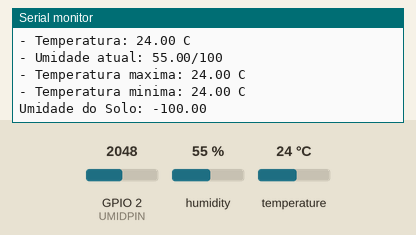
This sketch was run on a simulated ESP32. Shown: the last lines printed to the serial monitor. The test bench sets the inputs (shaded band); at power-on: humidity 55 %, GPIO 2 (UMIDPIN) = 2048, temperature 24 °C. WiFi joins after 1.5 s; servers stay silent unless stated; no MQTT or app messages arrive unless stated.

Above: at 2.7 s.
2.8 s: humidity set to 22 %
8.8 s: GPIO 2 (UMIDPIN) set to 2866
At 12.3 s:
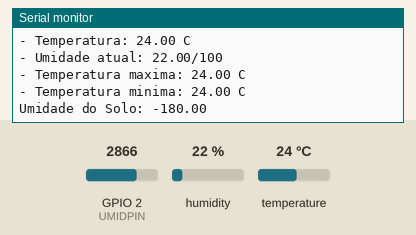
14.8 s: temperature set to 12 °C
At 17.7 s:
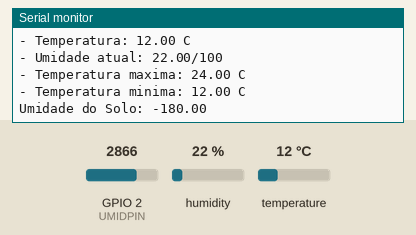
20.8 s: GPIO 2 (UMIDPIN) set to 3603
At 23.1 s:
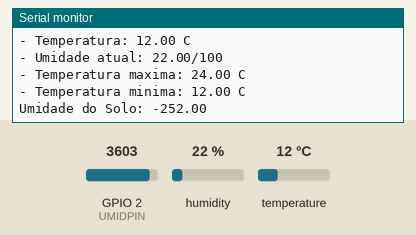
26.8 s: humidity set to 40 %
Timing chart, 0 to 29.8 s (numbered marks = the images above; inputs shaded):
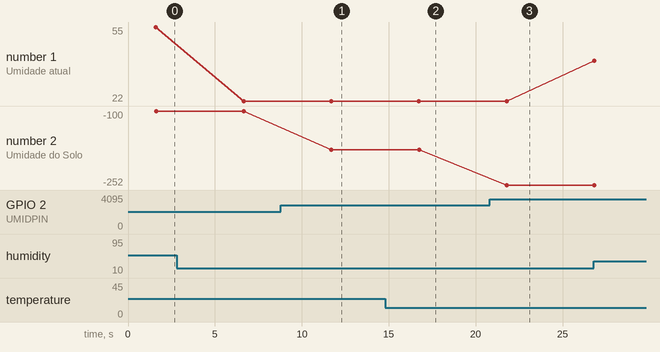

Measured:
- after the input at 8.8 s, the serial monitor: prints a new line after 2.9 s (image 1)
- after the input at 14.8 s, the serial monitor: prints a new line after 1.9 s (image 2)
- after the input at 20.8 s, the serial monitor: prints a new line after 0.99 s (image 3)
- plotted number 1: 55 → 22 after the input at 2.8 s, 22 → 40 after the input at 26.8 s
- plotted number 2: -100 → -180 after the input at 8.8 s, -180 → -252 after the input at 20.8 s

The sketch:

ArquivoSUS.ino
```cpp
/*
* Projeto: medição local e via mqtt de temperatura e umidade
* Autor: Pedro Bertoleti
*/
#include <WiFi.h>
#include <DHT.h>
#include <Wire.h>
#include <PubSubClient.h>

/*
 * Defines do projeto
 */

/* GPIO do módulo WiFi LoRa 32(V2) que o pino de comunicação do sensor está ligado. */
#define DHTPIN 4 /* (GPIO 4) */
#define UMIDPIN 2 /* (GPIO 2)*/

/*
DHT 11
*/
#define DHTTYPE DHT11

/* defines de id mqtt e tópicos para publicação e subscribe */
#define TOPICO_PUBLISH "AmongUs2Confirmado"    /*tópico MQTT de envio de informações para Broker
                                                // IMPORTANTE: recomenda-se fortemente alterar os nomes
                                                            // desses tópicos. Caso contrário, há grandes
                                                            // chances de você controlar e monitorar o módulo
                                                            // de outra pessoa (pois o broker utilizado contém
                                                            // dispositivos do mundo todo). Altere-o para algo
                                                            // o mais único possível para você.*/

#define ID_MQTT "Among_us1"     /* id mqtt (para identificação de sessão)
                                       //IMPORTANTE: este deve ser único no broker (ou seja,
                                         //          se um client MQTT tentar entrar com o mesmo
                                           //        id de outro já conectado ao broker, o broker
                                             //      irá fechar a conexão de um deles). Pelo fato
                                               //    do broker utilizado conter  dispositivos do mundo
                                                 //  todo, recomenda-se fortemente que seja alterado
                                                   //para algo o mais único possível para você.*/


/* Constantes */
const char* SSID = "ESEG-WIFI"; // coloque aqui o SSID / nome da rede WI-FI que deseja se conectar
const char* PASSWORD = ""; // coloque aqui a senha da rede WI-FI que deseja se conectar

const char* BROKER_MQTT = "broker.hivemq.com"; //URL do broker MQTT que se deseja utilizar
int BROKER_PORT = 1883; // Porta do Broker MQTT

/* Variáveis e objetos globais*/
WiFiClient espClient; // Cria o objeto espClient
PubSubClient MQTT(espClient); // Instancia o Cliente MQTT passando o objeto espClient

/*
 * Variáveis e objetos globais
 */
/* objeto para comunicação com sensor DHT11 */
DHT dht(DHTPIN, DHTTYPE);

/* objeto do display */

/* variáveis que armazenam os valores máximo e mínimo de temperatura registrados. */
float temperatura_max;
float temperatura_min;

/* prototypes */
void atualiza_temperatura_max_e_minima(float temp_lida);
void envia_medicoes_para_serial(float UmidSolo, float temp_lida, float umid_lida);
void init_wifi(void);
void init_MQTT(void);
void reconnect_wifi(void);
void reconnect_MQTT(void);
void verifica_conexoes_wifi_e_MQTT(void);
void envia_informacoes_por_mqtt(float UmidSolo, float temp_lida, float umid_lida);

/*
 * Implementações
 */

/* Função: inicializa e conecta-se na rede WI-FI desejada
 * Parâmetros: nenhum
 *Retorno: nenhum
*/
void init_wifi(void)
{
    delay(10);
    Serial.println("------Conexao WI-FI------");
    Serial.print("Conectando-se na rede: ");
    Serial.println(SSID);
    Serial.println("Aguarde");
    reconnect_wifi();
}

/* Função: inicializa parâmetros de conexão MQTT(endereço do broker e porta)
 * Parâmetros: nenhum
 * Retorno: nenhum
*/
void init_MQTT(void)
{
    //informa qual broker e porta deve ser conectado
    MQTT.setServer(BROKER_MQTT, BROKER_PORT);
}

/* Função: reconecta-se ao broker MQTT (caso ainda não esteja conectado ou em caso de a conexão cair)
 *         em caso de sucesso na conexão ou reconexão, o subscribe dos tópicos é refeito.
 * Parâmetros: nenhum
 * Retorno: nenhum
*/
void reconnect_MQTT(void)
{
    while (!MQTT.connected())
    {
        Serial.print("* Tentando se conectar ao Broker MQTT: ");
        Serial.println(BROKER_MQTT);


        if (MQTT.connect(ID_MQTT) ){
          Serial.println("Conectado com sucesso ao broker MQTT!");
        }
        else
        {
            Serial.println("Falha ao reconectar no broker.");
            Serial.println("Havera nova tentatica de conexao em 2s");
            delay(2000);
        }

    }
}

/* Função: reconecta-se ao WiFi
 * Parâmetros: nenhum
 * Retorno: nenhum
*/
void reconnect_wifi(void)
{
    /* se já está conectado a rede WI-FI, nada é feito.
       Caso contrário, são efetuadas tentativas de conexão */
    if (WiFi.status() == WL_CONNECTED)
        return;

    WiFi.begin(SSID, PASSWORD); // Conecta na rede WI-FI

    while (WiFi.status() != WL_CONNECTED)
    {
        delay(100);
        Serial.print(".");
    }

    Serial.println();
    Serial.print("Conectado com sucesso na rede ");
    Serial.print(SSID);
    Serial.println("IP obtido: ");
    Serial.println(WiFi.localIP());
}

/* Função: verifica o estado das conexões WiFI e ao broker MQTT.
 *         Em caso de desconexão (qualquer uma das duas), a conexão
 *        é refeita.
 * Parâmetros: nenhum
 * Retorno: nenhum
*/
void verifica_conexoes_wifi_e_MQTT(void)
{
    /* se não há conexão com o WiFI, a conexão é refeita */
    reconnect_wifi();

    /* se não há conexão com o Broker, a conexão é refeita  */
    if (!MQTT.connected())
        reconnect_MQTT();
}


/* Função: verifica se os valores de temperatura máxima e mínima devem ser atualizados
* Parâmetros: temperatura lida
* Retorno: nenhum
*/
void atualiza_temperatura_max_e_minima(float temp_lida)
{
  if (temp_lida > temperatura_max)
    temperatura_max = temp_lida;

  if (temp_lida < temperatura_min)
    temperatura_min = temp_lida;
}

/* Função: envia, na forma de mensagens textuais, as medições para a serial
 * Parâmetros: - Temperatura lida
 *             - Umidade relativa do ar lida
 *             - Máxima temperatura registrada
 *             - Mínima temperatura registrada
 * Retorno: nenhum
*/
void envia_medicoes_para_serial(float UmidSolo, float temp_lida, float umid_lida)
{
  /*Converte o valor lido em porcentagem de 0 a 100*/
  UmidSolo = map(UmidSolo, 1023, 0, 0, 100);

  char mensagem[200];
  char i;

  /* pula 50 linhas, de forma que no monitor serial seja exibida somente as mensagens atuais (impressao de refresh de tela) */
  for(i=0; i<50; i++){
      Serial.println(" ");
  }

  /* constrói mensagens e as envia */
  /* - temperatura atual */
  memset(mensagem,0,sizeof(mensagem));
  sprintf(mensagem,"- Temperatura: %.2f C", temp_lida);
  Serial.println(mensagem);

  /* - umidade relativa do ar atual */
  memset(mensagem,0,sizeof(mensagem));
  sprintf(mensagem,"- Umidade atual: %.2f/100",umid_lida);
  Serial.println(mensagem);

  /* - temperatura maxima */
  memset(mensagem,0,sizeof(mensagem));
  sprintf(mensagem,"- Temperatura maxima: %.2f C", temperatura_max);
  Serial.println(mensagem);

  /* - temperatura minima */
  memset(mensagem,0,sizeof(mensagem));
  sprintf(mensagem,"- Temperatura minima: %.2f C", temperatura_min);
  Serial.println(mensagem);

  /* - umidade do solo */
  memset(mensagem,0,sizeof(mensagem));
  sprintf(mensagem,"Umidade do Solo: %.2f %", UmidSolo);
  Serial.println(mensagem);
}


/*
 * Função: envia por MQTT as informações de temperatura e umidade lidas, assim como as temperaturas máxima e mínima
 * Parâmetros: - Temperatura lida
 *             - Umidade relativa do ar lida
 * Retorno: nenhum
 */
void envia_informacoes_por_mqtt(float UmidSolo, float temp_lida, float umid_lida)
{
  /*Converte o valor lido em porcentagem de 0 a 100*/
  UmidSolo = map(UmidSolo, 1023, 0, 0, 100);

  char mensagem_MQTT[200] = {0};

  //constrói mensagens e as envia
  sprintf(mensagem_MQTT,"Temperatura: %.2f C, Umidade atual: %.2f/100, Temperatura maxima: %.2f C, Temperatura minima: %.2f C, Umidade do Solo: %.2f %", temp_lida,
                                                                                                                              umid_lida,
                                                                                                                              temperatura_max,
                                                                                                                              temperatura_min,
                                                                                                                              UmidSolo);

  //publica no broker
  MQTT.publish(TOPICO_PUBLISH, mensagem_MQTT);
}

void setup() {
  /* configura comunicação serial (para enviar mensgens com as medições)
   e inicializa comunicação com o sensor.
   */
  Serial.begin(115200);
  dht.begin();

  /* inicializa temperaturas máxima e mínima com a leitura inicial do sensor */
  temperatura_max = dht.readTemperature();
  temperatura_min = temperatura_max;

  /* inicializações do WI-FI e MQTT */
  init_wifi();
  init_MQTT();
}

/*
 * Programa principal
 */
void loop() {
  int umidsolo_lida;
  float temperatura_lida;
  float umidade_lida;

  /* Verifica se as conexões MQTT e wi-fi estão ativas
     Se alguma delas não estiver ativa, a reconexão é feita */
  verifica_conexoes_wifi_e_MQTT();

  /* Faz a leitura de temperatura e umidade do sensor */
  temperatura_lida = dht.readTemperature();
  umidade_lida = dht.readHumidity();
  umidsolo_lida = analogRead(UMIDPIN);

/* se houve falha na leitura do sensor, escreve mensagem de erro na serial */
  if ( isnan(temperatura_lida) || isnan(umidade_lida) ) {
    Serial.println("Erro ao ler sensor DHT11!");
  }
  if ( isnan(umidsolo_lida) ) {
    Serial.println("Erro ao ler sensor de umidade do solo");
  }
  else
  {
    /*Se a leitura foi bem sucedida, ocorre o seguinte:
       - Os valores mínimos e máximos são verificados e comparados à medição atual de temperatura
         se a temperatura atual for menor que a mínima ou maior que a máxima até então
         registrada, os limites máximo ou mínimo são atualizados.
       - As medições (temperatura, umidade, máxima temperatura e mínima temperatura) são
         enviados pela serial na forma de mensagem textual. Tais mensagens podem ser vistas
         no monitor serial.
       - As medições (temperatura, umidade, máxima temperatura e mínima temperatura) são
         escritas no display OLED
       - As medições (temperatura, umidade, máxima temperatura e mínima temperatura) são
         enviadas por MQTT
     */
    atualiza_temperatura_max_e_minima(temperatura_lida);
    envia_medicoes_para_serial(umidsolo_lida, temperatura_lida, umidade_lida);
    envia_informacoes_por_mqtt(umidsolo_lida, temperatura_lida, umidade_lida);
  }

  /* Faz o keep-alive do MQTT */
  MQTT.loop();

  /* espera cinco segundos até a próxima leitura  */
  delay(5000);
}
```
